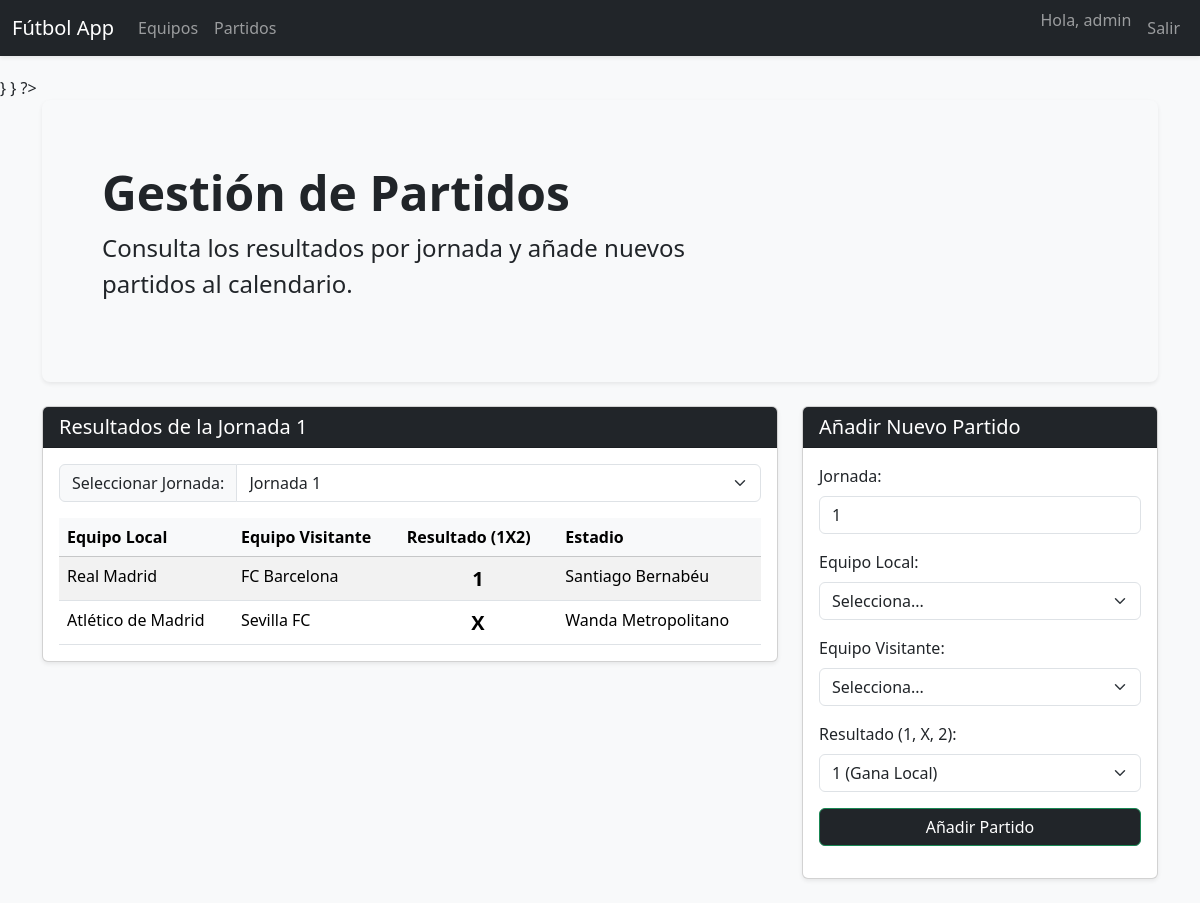
/partidos.php (signed in), run on the app's committed database.
### tables this page shows
CREATE TABLE IF NOT EXISTS `partidos` (
  `id_partido` int(11) NOT NULL AUTO_INCREMENT,
  `id_local` int(11) NOT NULL,
  `id_visitante` int(11) NOT NULL,
  `resultado` enum('1','X','2') DEFAULT NULL,
  `jornada` int(11) NOT NULL,
  PRIMARY KEY (`id_partido`),
  KEY `fk_local` (`id_local`),
  KEY `fk_visitante` (`id_visitante`),
  CONSTRAINT `fk_local` FOREIGN KEY (`id_local`) REFERENCES `equipos` (`id_equipo`) ON DELETE CASCADE ON UPDATE CASCADE,
  CONSTRAINT `fk_visitante` FOREIGN KEY (`id_visitante`) REFERENCES `equipos` (`id_equipo`) ON DELETE CASCADE ON UPDATE CASCADE
);

CREATE TABLE IF NOT EXISTS `equipos` (
  `id_equipo` int(11) NOT NULL AUTO_INCREMENT,
  `nombre` varchar(255) NOT NULL,
  `estadio` varchar(255) DEFAULT NULL,
  PRIMARY KEY (`id_equipo`),
  UNIQUE KEY `nombre` (`nombre`)
);

### persistence/DAO/PartidoDAO.php (called while the page is built, shortened)
<?php
$dir = __DIR__;
require_once $dir . '/../conf/PersistentManager.php';
class PartidoDAO {
    private $conn;
    public function __construct() {
        $this->conn = PersistentManager::getInstance()->get_connection();
    }
    public function getJornadas() {
        $query = "SELECT DISTINCT jornada FROM partidos ORDER BY jornada ASC";
        $result = mysqli_query($this->conn, $query);
        $jornadas = array();
        while ($jornadaBD = mysqli_fetch_array($result)) {
            $jornadas[] = $jornadaBD;
        }
        return $jornadas;
    }
    public function selectByJornada($jornada) {
        $query = "SELECT
                    p.jornada,
                    p.resultado,
                    e_local.nombre AS nombre_local,
                    e_visitante.nombre AS nombre_visitante,
                    e_local.estadio AS estadio_partido
                  FROM partidos p
                  JOIN equipos e_local ON p.id_local = e_local.id_equipo
                  JOIN equipos e_visitante ON p.id_visitante = e_visitante.id_equipo
                  WHERE p.jornada = ?
                  ORDER BY p.id_partido ASC";
        $stmt = mysqli_prepare($this->conn, $query);
        mysqli_stmt_bind_param($stmt, 'i', $jornada);
        mysqli_stmt_execute($stmt);
        $result = mysqli_stmt_get_result($stmt);
        $partidos = array();
        while ($partidoBD = mysqli_fetch_array($result)) {
            $partidos[] = $partidoBD;
        }
        return $partidos;
    }
}
?>

### persistence/conf/PersistentManager.php (called while the page is built, shortened)
<?php
class PersistentManager {
    private static $instance = null;
    private static $connection = null;
    private $userBD = "";
    private $psswdBD = "";
    private $nameBD = "";
    private $hostBD = "";
    public static function getInstance() {
        if (!self::$instance instanceof self) {
            self::$instance = new self;
        }
        return self::$instance;
    }
    private function __construct() {
        PersistentManager::$connection = mysqli_connect($this->hostBD, $this->userBD, $this->psswdBD, $this->nameBD)
                or die("Could not connect to db: " . mysqli_connect_error());
        mysqli_query(PersistentManager::$connection, "SET NAMES 'utf8'");
    }
    private function establishCredentials() {
        $dir = __DIR__;
    }
    function get_connection() {
        return PersistentManager::$connection;
    }
}
?>

### partidos.php (the view, shortened to what this page needs)
<?php
$partidoDAO = new PartidoDAO();
$jornadas = $partidoDAO->getJornadas();
if (isset($_GET['jornada'])) {
    $jornada_actual = $_GET['jornada'];
} else {
    $jornada_actual = $jornadas[0]['jornada'] ?? 1;
}
$partidos_jornada = $partidoDAO->selectByJornada($jornada_actual);
function rutasAFicheros(): void
{
    $rootDir = __DIR__;
    require_once $rootDir . '/templates/header.php';
    require_once $rootDir . '/persistence/DAO/EquipoDAO.php';
    require_once $rootDir . '/persistence/DAO/PartidoDAO.php';
}
?>
<div class="container">
    <div class="p-5 mb-4 bg-light rounded-3 shadow-sm">
        <div class="container-fluid py-3">
            <h1 class="display-5 fw-bold">Gestión de Partidos</h1>
            <p class="col-md-8 fs-4">Consulta los resultados por jornada y añade nuevos partidos al calendario.</p>
        </div>
    </div>
</div>
<div class="container">
    <div class="row">
        <div class="col-md-8 mb-4">
            <div class="card shadow-sm">
                <div class="card-header bg-dark text-white">
                    <h2 class="h5 mb-0">Resultados de la Jornada <?php echo htmlspecialchars($jornada_actual); ?></h2>
                </div>
                <div class="card-body">
                    <form method="GET" action="partidos.php" class="mb-3">
                        <div class="input-group">
                            <label class="input-group-text" for="jornadaSelect">Seleccionar Jornada:</label>
                            <select class="form-select" id="jornadaSelect" name="jornada" onchange="this.form.submit()">
                                <?php foreach ($jornadas as $j): ?>
                                    <option value="<?php echo $j['jornada']; ?>"
                                        <?php echo ($j['jornada'] == $jornada_actual) ? 'selected' : ''; ?>>
                                        Jornada <?php echo $j['jornada']; ?>
                                    </option>
                                <?php endforeach; ?>
                            </select>
                        </div>
                    </form>
                    <div class="table-responsive">
                        <table class="table table-striped table-hover mb-0">
                            <thead class="table-light">
                            <tr>
                                <th>Equipo Local</th>
                                <th>Equipo Visitante</th>
                                <th>Resultado (1X2)</th>
                                <th>Estadio</th>
                            </tr>
                            </thead>
                            <tbody>
                            <?php foreach ($partidos_jornada as $partido): ?>
                                <tr>
                                    <td><?php echo htmlspecialchars($partido['nombre_local']); ?></td>
                                    <td><?php echo htmlspecialchars($partido['nombre_visitante']); ?></td>
                                    <td class="fw-bold fs-5 text-center"><?php echo htmlspecialchars($partido['resultado']); ?></td>
                                    <td><?php echo htmlspecialchars($partido['estadio_partido']); ?></td>
                                </tr>
                            <?php endforeach; ?>
                            </tbody>
                        </table>
                    </div>
                </div>
            </div>
        </div>
        <div class="col-md-4 mb-4">
            <div class="card shadow-sm">
                <div class="card-header bg-dark text-white">
                    <h2 class="h5 mb-0">Añadir Nuevo Partido</h2>
                </div>
                <div class="card-body">
                    <form role="form" method="POST" action="partidos.php">
                        <div class="form-group mb-3">
                            <label for="jornada" class="form-label">Jornada:</label>
                            <input type="number" name="jornada" class="form-control" id="jornada"
                                   placeholder="Ej: 3" required min="1"
                                   value="<?php echo $jornada_actual; ?>">
                        </div>
                        <div class="form-group mb-3">
                            <label for="id_local" class="form-label">Equipo Local:</label>
                            <select class="form-select" id="id_local" name="id_local" required>
                                <option value="">Selecciona...</option>
                            </select>
                        </div>
                        <div class="form-group mb-3">
                            <label for="id_visitante" class="form-label">Equipo Visitante:</label>
                            <select class="form-select" id="id_visitante" name="id_visitante" required>
                                <option value="">Selecciona...</option>
                            </select>
                        </div>
                        <div class="form-group mb-3">
                            <label for="resultado" class="form-label">Resultado (1, X, 2):</label>
                            <select class="form-select" id="resultado" name="resultado" required>
                                <option value="1">1 (Gana Local)</option>
                            </select>
                        </div>
                        <button type="submit" class="btn bg-dark btn-success w-100">
                            Añadir Partido
                        </button>
                    </form>
                </div>
            </div>
        </div>
    </div>
</div>

### templates/header.php (style rules this page uses)
body { background-color: #f8f9fa; }

### data on the page
partidos: id_local.nombre "Real Madrid", id_visitante.nombre "FC Barcelona", resultado "1", id_local.estadio "Santiago Bernabéu"
partidos: id_local.nombre "Atlético de Madrid", id_visitante.nombre "Sevilla FC", resultado "X", id_local.estadio "Wanda Metropolitano"

### other printed values
$user "admin"
$jornada_actual "1"
